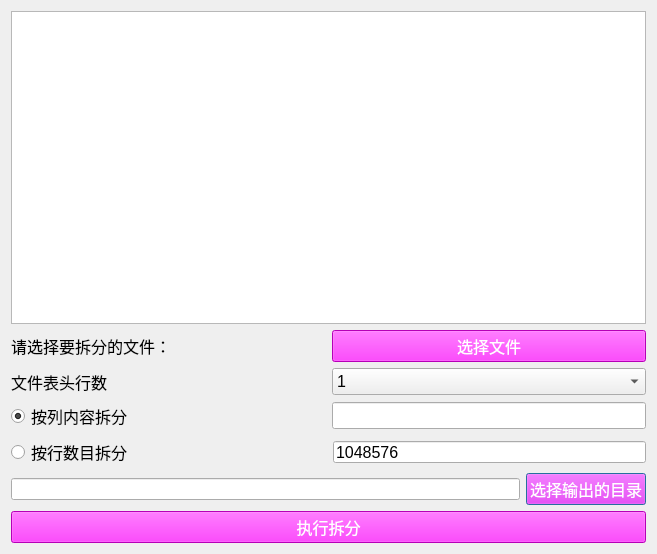
<?xml version="1.0" encoding="UTF-8"?>
<ui version="4.0">
 <class>ExcelSpliter</class>
 <widget class="QDialog" name="ExcelSpliter">
  <property name="geometry">
   <rect>
    <x>0</x>
    <y>0</y>
    <width>657</width>
    <height>554</height>
   </rect>
  </property>
  <property name="windowTitle">
   <string>拆分Excel文件</string>
  </property>
  <property name="styleSheet">
   <string notr="true">* {
  font-size: 16px;
}</string>
  </property>
  <layout class="QGridLayout" name="gridLayout" rowstretch="0,2,1,1,1,1,1,0">
   <item row="3" column="0">
    <layout class="QHBoxLayout" name="horizontalLayout_5">
     <item>
      <widget class="QLabel" name="label_2">
       <property name="styleSheet">
        <string notr="true">font: 75 9pt &quot;Agency FB&quot;;</string>
       </property>
       <property name="text">
        <string>文件表头行数</string>
       </property>
      </widget>
     </item>
     <item>
      <widget class="QComboBox" name="comboBox">
       <item>
        <property name="text">
         <string>1</string>
        </property>
       </item>
       <item>
        <property name="text">
         <string>2</string>
        </property>
       </item>
       <item>
        <property name="text">
         <string>3</string>
        </property>
       </item>
       <item>
        <property name="text">
         <string>4</string>
        </property>
       </item>
       <item>
        <property name="text">
         <string>5</string>
        </property>
       </item>
       <item>
        <property name="text">
         <string>6</string>
        </property>
       </item>
       <item>
        <property name="text">
         <string>7</string>
        </property>
       </item>
       <item>
        <property name="text">
         <string>8</string>
        </property>
       </item>
      </widget>
     </item>
    </layout>
   </item>
   <item row="4" column="0">
    <layout class="QHBoxLayout" name="horizontalLayout_2" stretch="1,1">
     <item>
      <widget class="QRadioButton" name="radioButton_context">
       <property name="styleSheet">
        <string notr="true">font: 75 9pt &quot;Agency FB&quot;;</string>
       </property>
       <property name="text">
        <string>按列内容拆分</string>
       </property>
       <property name="checked">
        <bool>true</bool>
       </property>
      </widget>
     </item>
     <item>
      <widget class="QLineEdit" name="lineEdit_split_text">
       <property name="styleSheet">
        <string notr="true">gridline-color: rgb(255, 85, 255);</string>
       </property>
      </widget>
     </item>
    </layout>
   </item>
   <item row="6" column="0">
    <layout class="QHBoxLayout" name="horizontalLayout_3">
     <item>
      <widget class="QLineEdit" name="lineEdit_output_dir">
       <property name="styleSheet">
        <string notr="true">* {
  font-size:10px;
}</string>
       </property>
      </widget>
     </item>
     <item>
      <widget class="QPushButton" name="pushButton_choose_dir">
       <property name="whatsThis">
        <string>&lt;html&gt;&lt;head/&gt;&lt;body&gt;&lt;p&gt;background-color: rgb(255, 0, 255);&lt;/p&gt;&lt;p&gt;color: rgb(255, 255, 255);&lt;/p&gt;&lt;/body&gt;&lt;/html&gt;</string>
       </property>
       <property name="styleSheet">
        <string notr="true">background-color: rgb(255, 0, 255);
color: rgb(255, 255, 255);</string>
       </property>
       <property name="text">
        <string>选择输出的目录</string>
       </property>
      </widget>
     </item>
    </layout>
   </item>
   <item row="7" column="0">
    <widget class="QPushButton" name="pushButton_do_split">
     <property name="styleSheet">
      <string notr="true">background-color: rgb(255, 0, 255);
color: rgb(255, 255, 255);</string>
     </property>
     <property name="text">
      <string>执行拆分</string>
     </property>
    </widget>
   </item>
   <item row="5" column="0">
    <layout class="QHBoxLayout" name="horizontalLayout_4" stretch="1,1">
     <property name="spacing">
      <number>9</number>
     </property>
     <item>
      <widget class="QRadioButton" name="radioButton_num">
       <property name="styleSheet">
        <string notr="true">font: 75 9pt &quot;Agency FB&quot;;</string>
       </property>
       <property name="text">
        <string>按行数目拆分</string>
       </property>
      </widget>
     </item>
     <item>
      <widget class="QLineEdit" name="lineEdit_split_size">
       <property name="sizePolicy">
        <sizepolicy hsizetype="Minimum" vsizetype="Fixed">
         <horstretch>0</horstretch>
         <verstretch>0</verstretch>
        </sizepolicy>
       </property>
       <property name="maximumSize">
        <size>
         <width>491</width>
         <height>22</height>
        </size>
       </property>
       <property name="styleSheet">
        <string notr="true">gridline-color: rgb(255, 85, 255);</string>
       </property>
       <property name="text">
        <string>1048576</string>
       </property>
      </widget>
     </item>
    </layout>
   </item>
   <item row="1" column="0">
    <widget class="QListWidget" name="listWidget"/>
   </item>
   <item row="2" column="0">
    <layout class="QHBoxLayout" name="horizontalLayout">
     <item>
      <widget class="QLabel" name="label">
       <property name="styleSheet">
        <string notr="true">font: 75 9pt &quot;Agency FB&quot;;</string>
       </property>
       <property name="text">
        <string>请选择要拆分的文件：</string>
       </property>
      </widget>
     </item>
     <item>
      <widget class="QPushButton" name="pushButton_choose_excel">
       <property name="styleSheet">
        <string notr="true">background-color: rgb(255, 0, 255);
color: rgb(255, 255, 255);</string>
       </property>
       <property name="text">
        <string>选择文件</string>
       </property>
      </widget>
     </item>
    </layout>
   </item>
  </layout>
  <zorder>pushButton_do_split</zorder>
  <zorder></zorder>
  <zorder></zorder>
  <zorder>comboBox</zorder>
  <zorder>label_2</zorder>
  <zorder>listWidget</zorder>
  <zorder></zorder>
 </widget>
 <resources/>
 <connections/>
</ui>
